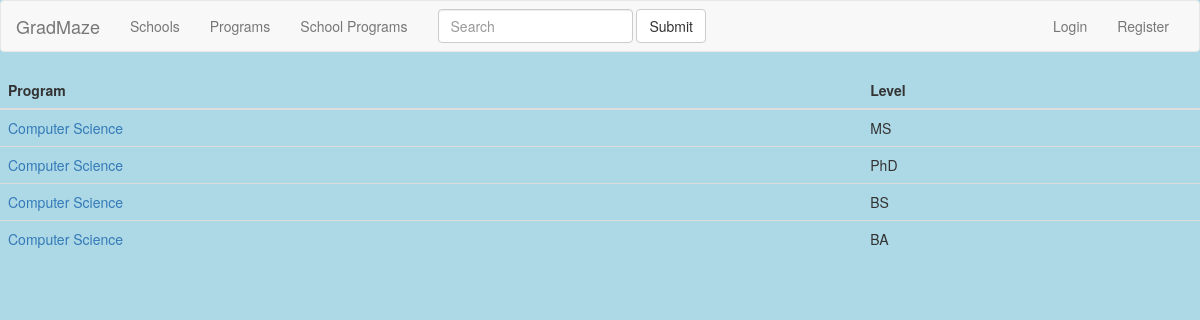
Page /GradMaze/programs/ on the committed database.
### main/models.py (models this page shows, shortened)
class Program(models.Model):
    name = models.CharField(max_length=50)
    level = models.CharField(max_length=50)  # Masters/PhD/PSM
    school_level = models.CharField(max_length=50) # Graduate vs Undergraduate
    greverbal = models.CharField(max_length=5, null=True)
    greapti = models.CharField(max_length=5, null=True)
    grewriting = models.CharField(max_length=5, null=True)
    toefl = models.CharField(max_length=5, null=True)
    gpa = models.CharField(max_length=5, null=True)

### main/views.py (the view)
class ProgramListView(ListView):
    model = Program
    template_name = 'program_list.html'

### templates/program_list.html (shortened to what this page needs)
{% extends "base.html" %}
{% block content %}
  <div class="table-responsive">
  <table class="table">
    <thead>
      <tr>
        <th>Program</th>
        <th>Level</th>
      </tr>
    </thead>
    <tbody>
      {% for program in object_list %}
      <tr>
        <td><a href="{{program.id}}">{{ program.name }}</a></td>
        <td>{{ program.level }}</td>
      </tr>
      {% endfor %}
    </tbody>
  </table>
  </div>
{% endblock %}

### static/css/base.css (style rules this page uses)
html body { background-color: lightblue; }

### rows in the picture
Program: name "Computer Science", level "MS"
Program: name "Computer Science", level "PhD"
Program: name "Computer Science", level "BS"
Program: name "Computer Science", level "BA"
